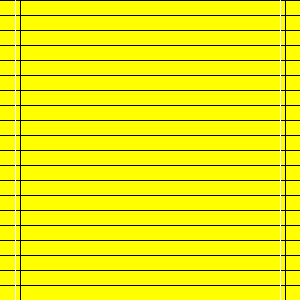
Frame 1 (no input)
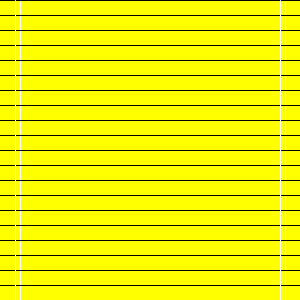
Frame 60 (the mouse pressed at the canvas centre just before this capture)
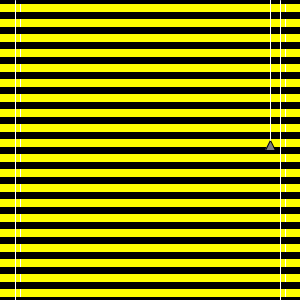
Frame 120 (the mouse held since frame 60 and released just before this capture)

The Processing sketch that drew these frames (run headless with seeded random() and noise(); from frame 60 on, the mouse is pressed at the canvas centre):

// Processing sketch: processing_35680
// ── processing_35680.pde

int y=0;
void setup(){
  size(300,300);
  background(255,255,0);
  rectMode(CENTER);
}

void draw(){
  background(255,255,0);
  y=mouseY/25;
  line(20,300,20,0);
  line(285,300,285,0);
  fill(0);
  stroke(0);
  for(int x=0;x<320;x=x+15){
    rect(150,x,300,y);
  }
  fill(128);
  triangle(275,mouseY,265,mouseY,270,mouseY-10);
  stroke(255);
  line(270,mouseY-10,270,mouseY-310);
  line(15,300,15,0);
  line(280,300,280,0);
}
